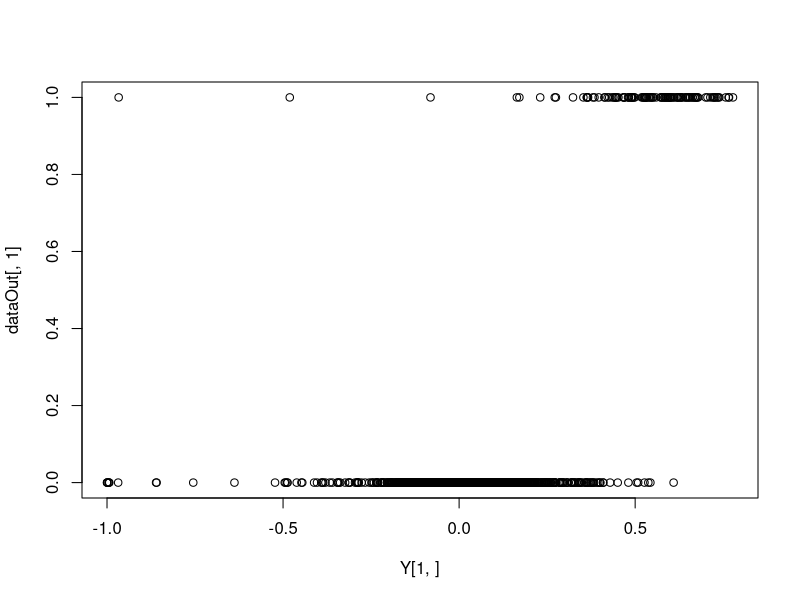
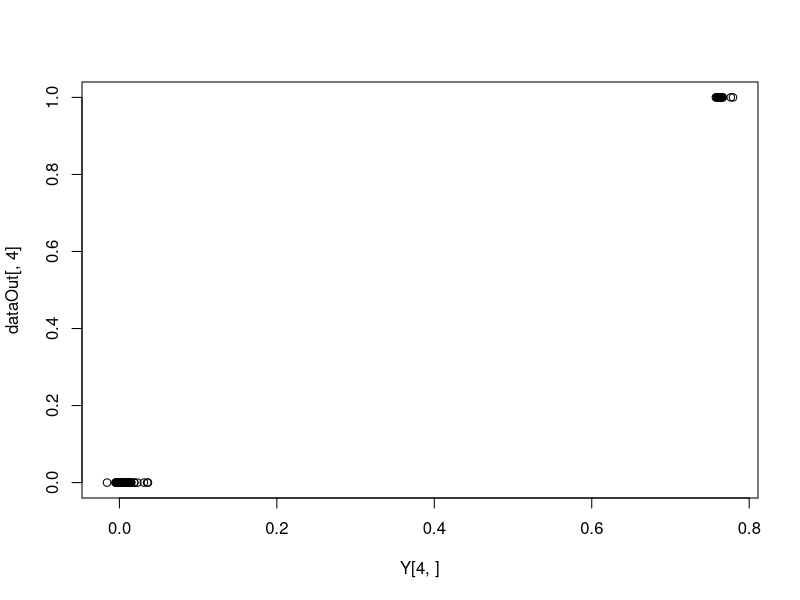
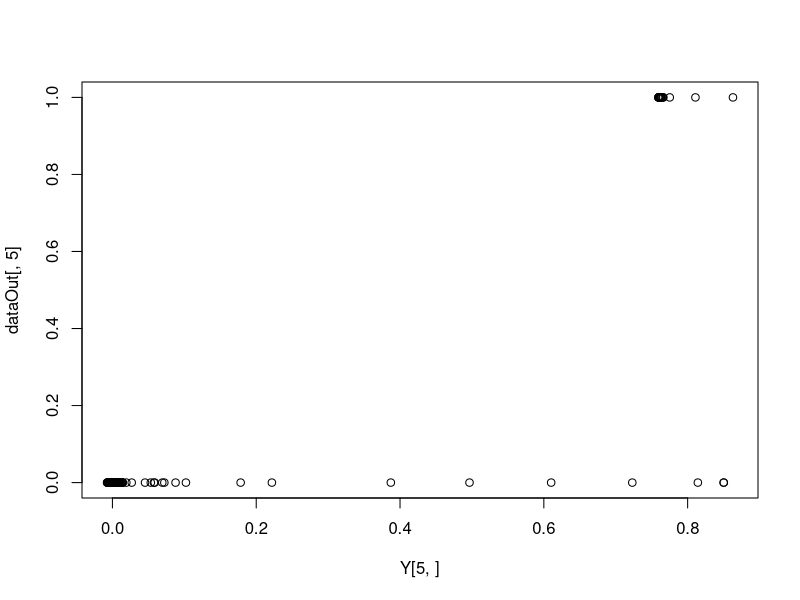
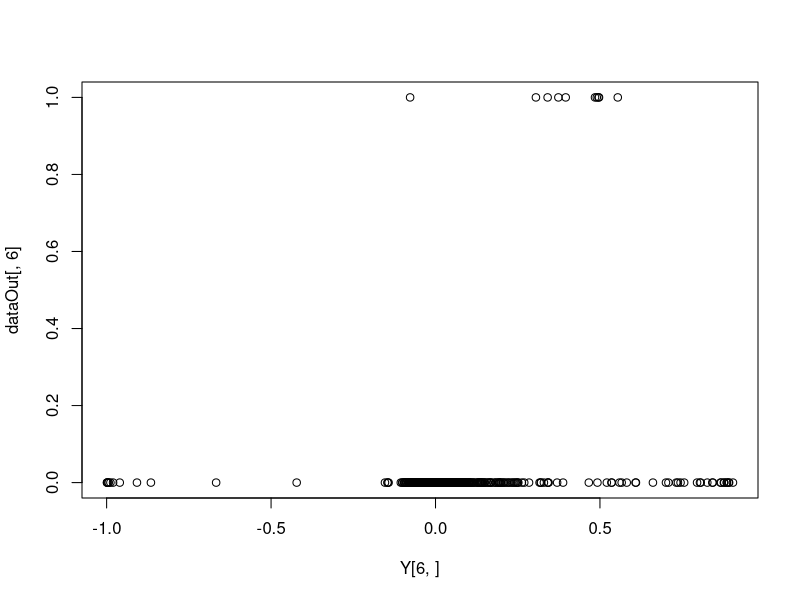
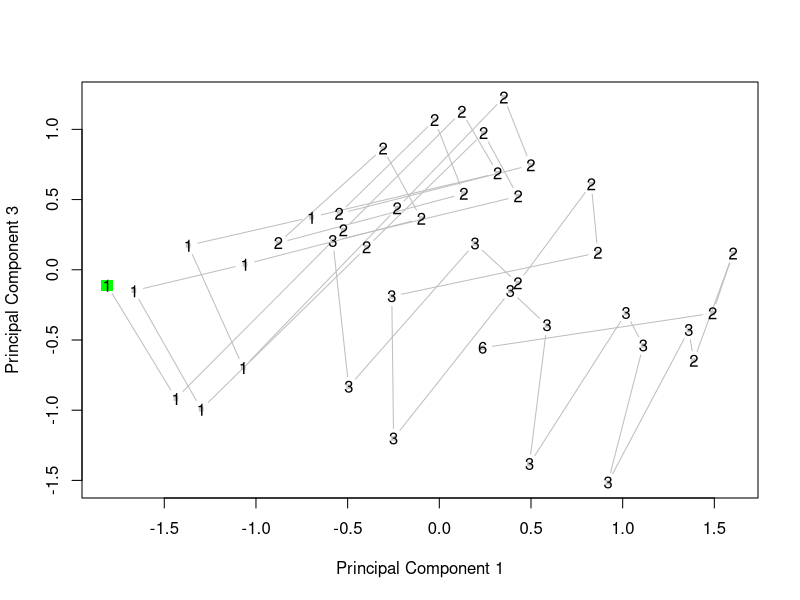
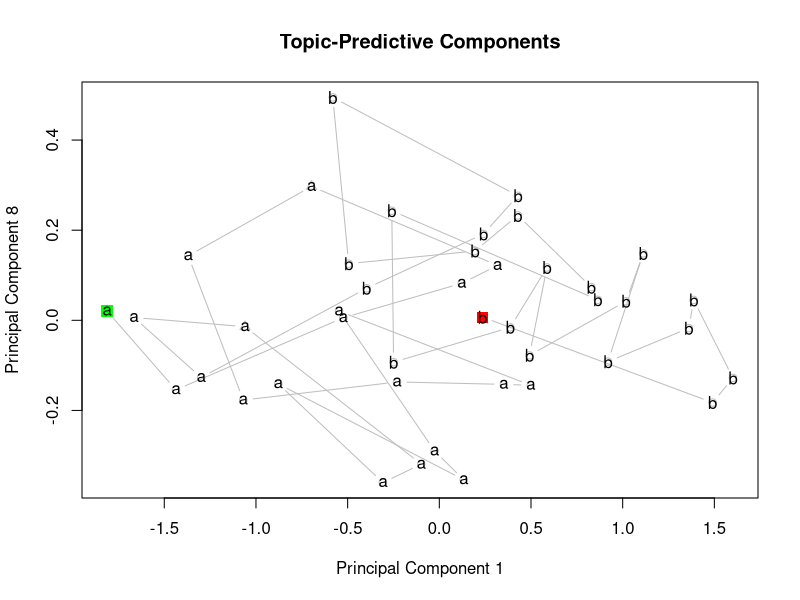
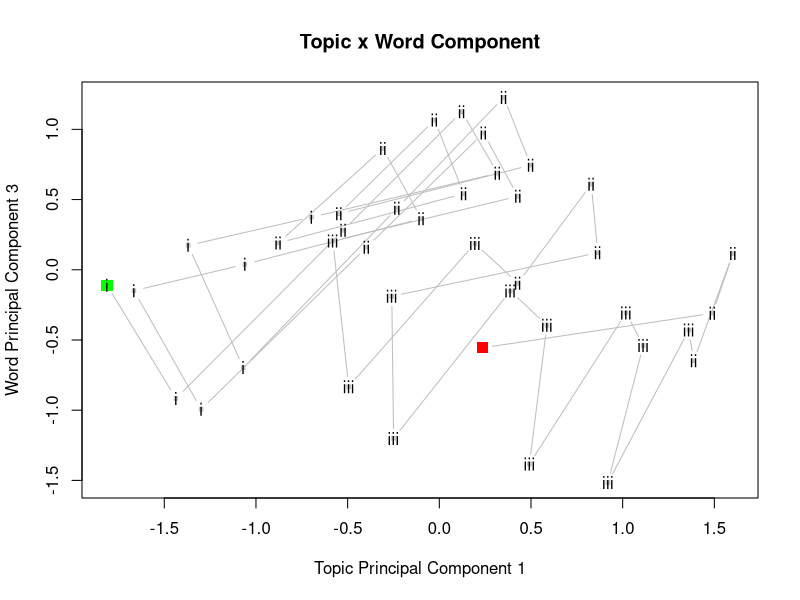
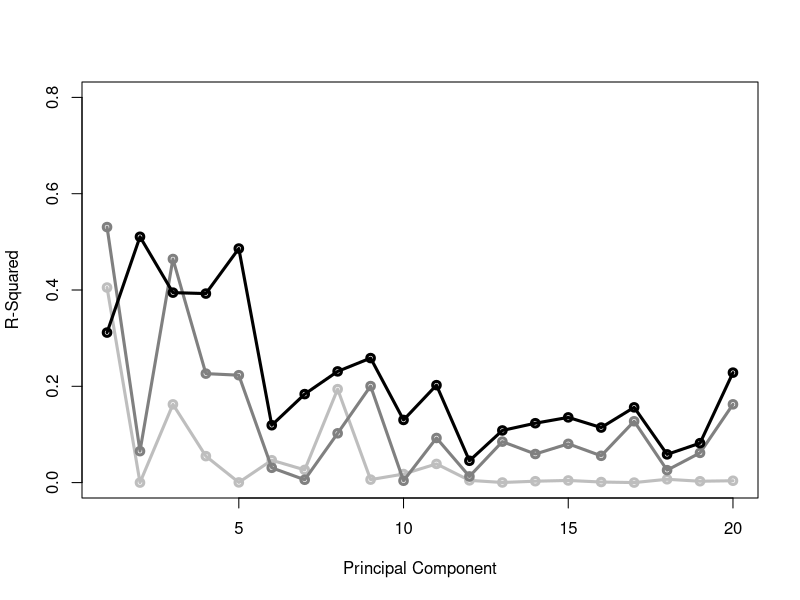

These charts were generated, in order, by the following R code:
### programmed by R. Dale, Jan. 2017
### built from the ESN demonstration code of
# Mantas Lukosevicius 2012, http://minds.jacobs-university.de/mantas

####################################
# train on large input data based on grammar (see sentgen grammar)
####################################

data = read.table('data/training.data',sep=',',skip=2)$V1 # uses sentgen output based on logic of convo (topics, words, phonemes)
dataIn = matrix(0,length(data),6)
dataIn[1:length(data)+(data[1:length(data)]-1)*length(data)] = 1
dataOut = dataIn[2:nrow(dataIn),] # it's prediction (then generation), so take one off
dataIn = dataIn[1:(nrow(dataIn)-1),] 

####################################
# generate the ESN reservoir 
####################################

inSize = 6 # 5 "phonemes" and one "end of turn" marker
outSize = 6
resSize = 500
a = 0.3 # leaking rate
l = length(data)-1 # since it's prediction, take one off

Win = matrix(runif(resSize*(1+inSize),-0.5,0.5),resSize) # input to reservoir
W = matrix(runif(resSize*resSize,-0.5,0.5),resSize) # reservoir recurrent connections
rhoW = abs(eigen(W,only.values=TRUE)$values[1]) # singular values of echo state W
W = W * 1.25 / rhoW # set spectral radius of 1 to ensure ES property (Jaeger, 2007)

X = matrix(0,1+inSize+resSize,l) # collect activations on reservoir + input + "on" state
Yt = dataOut[1:l,] # desired output

####################################
# run the reservoir, train to output
####################################

x = rep(0,resSize)
for (t in 1:(l-1)){
  u = t(dataIn[t,])
  x = (1-a)*x + a*tanh( Win %*% c(1,u) + W %*% x )
  X[,t] = c(1,u,x) # collect reservoir activations
}

reg = 1e-8  # regularization coefficient
X_T = t(X)
# regression coefficients
Wout = t(Yt) %*% X_T %*% solve( X %*% X_T + reg*diag(1+inSize+resSize) )

####################################
# run it against input data and see how it does after training
####################################

Y = matrix(0,outSize,l)
for (t in 1:l){
  u = dataIn[t,]  
  x = (1-a)*x + a*tanh( Win %*% c(1,u) + W %*% x)
  y = tanh(Wout %*% c(1,u,x))
  Y[,t] = y
}

par(mfrow=c(1,1))
plot(Y[1,],dataOut[,1]) # predicting topic 1 only phoneme
plot(Y[4,],dataOut[,4]) # consistent phoneme (both topics)
plot(Y[5,],dataOut[,5]) # predicting topic 2 only phoneme
plot(Y[6,],dataOut[,6]) # predicting final word; should be hardest


####################################
# get small test set transitioning from t1 to t2
####################################

data = read.table('data/test.data',sep=',',skip=2) # uses sentgen output based on logic of convo (topics, words, phonemes)
words = data$V3 # see data file
topics = data$V2

data = data$V1

dataIn = matrix(0,length(data),6)
dataIn[1:length(data)+(data[1:length(data)]-1)*length(data)] = 1
dataOut = dataIn[2:nrow(dataIn),] # it's prediction (then generation), so take one off
dataIn = dataIn[1:(nrow(dataIn)-1),] 
l = dim(dataIn)[1]

####################################
# let's visualize how it moves between "topic spaces" in test set
####################################

Y = matrix(0,outSize,l)
xs = c()
for (t in 1:l){
  u = dataIn[t,]  
  x = (1-a)*x + a*tanh( Win %*% c(1,u) + W %*% x)
  xs = cbind(xs,x)
  y = tanh(Wout %*% c(1,u,x))
  Y[,t] = y
}

xsp = prcomp(t(xs)) # find components in activation space used to separate solutions

# find best predicting components for TOPIC
rsqs = c()
for (i in 1:min(resSize,l)) {
  rsqs = c(rsqs,summary(lm(xsp$x[,i]~as.factor(topics[2:(l+1)])))$r.squared)
}
d1 = sort(rsqs,index=T,decreasing=T)$ix[1]
d2 = sort(rsqs,index=T,decreasing=T)$ix[2]

convLabels = c("a","b")
labSeq = convLabels[topics]

pdf(file="figures/convo_topic_transitions.pdf",height=6,width=5)
plotDat = xsp$x
plot(plotDat[,d1],plotDat[,d2],type='b',pch=dataOut+1,col='gray',main='Topic-Predictive Components',
     xlab=paste('Principal Component',d1),ylab=paste('Principal Component',d2))
points(plotDat[1,d1],plotDat[1,d2],type='p',cex=1.5,pch=15,col='green')
points(plotDat[l,d1],plotDat[l,d2],type='p',cex=1.5,pch=15,col='red')
text(plotDat[,d1],plotDat[,d2],lab=labSeq[2:(l+1)],cex=1)
dev.off()
td1 = d1 # save for later

####################################
# visualize how it moves in components that best predict word identity
####################################

# find the best components for WORD
rsqs = c()
for (i in 1:min(resSize,l)) {
  rsqs = c(rsqs,summary(lm(xsp$x[,i]~as.factor(words[2:(l+1)])))$r.squared)
}
d1 = sort(rsqs,index=T,decreasing=T)$ix[1]
d2 = sort(rsqs,index=T,decreasing=T)$ix[2]

plotDat = xsp$x
plot(plotDat[,d1],plotDat[,d2],type='b',pch=13,cex=.5,col='gray',
     xlab=paste('Principal Component',d1),ylab=paste('Principal Component',d2))
points(plotDat[1,d1],plotDat[1,d2],type='p',cex=1.5,pch=15,col='green')
text(plotDat[,d1],plotDat[,d2],lab=words[2:(l+1)],cex=1)
if (d1==td1) {
  wd1 = d2
} else {
  wd1 = d1
}

convLabels = c("i","ii","iii")
labSeq = convLabels[words]

pdf(file="figures/convo_word_and_topic_transitions.pdf",height=6,width=5)
plotDat = xsp$x
plot(plotDat[,td1],plotDat[,wd1],type='b',pch=13,cex=.5,col='gray',main='Topic x Word Component',
     xlab=paste('Topic Principal Component',td1),ylab=paste('Word Principal Component',wd1))
points(plotDat[1,td1],plotDat[1,wd1],type='p',cex=1.5,pch=15,col='green')
points(plotDat[l,td1],plotDat[l,wd1],type='p',cex=1.5,pch=15,col='red')
text(plotDat[,td1],plotDat[,wd1],lab=labSeq[2:(l+1)],cex=1)
dev.off()

####################################
# gather the data about how the components are predicting sound, word, topic
####################################

coefsT = c() # coefficients for topic, word, and sound across first 20 PCA components
coefsW = c()
coefsS = c()
for (i in 1:20) {
  # predict then get factor coefficient
  coefsT = c(coefsT,summary(lm(plotDat[,i]~as.factor(topics[2:(l+1)])))$r.squared)
  coefsW = c(coefsW,summary(lm(plotDat[,i]~as.factor(words[2:(l+1)])))$r.squared)
  coefsS = c(coefsS,summary(lm(plotDat[,i]~as.factor(data[2:(l+1)])))$r.squared)
}
# plot 'em together
pdf(file="figures/pcs_by_predictors.pdf",height=6,width=5)
plot(abs(coefsT),lwd=3,col='gray',type='o',xlab='Principal Component',ylab='R-Squared',ylim=c(0,.8))
#text(4,2,'topics',col='gray',cex=1.5)
points(abs(coefsW),lwd=3,col=rgb(.5,.5,.5),type='o')
#text(5.2,1.2,'words',col=rgb(.5,.5,.5),cex=1.5)
points(abs(coefsS),lwd=3,col='black',type='o')
#text(10,.4,'sounds',col='black',cex=1.5)
dev.off()

